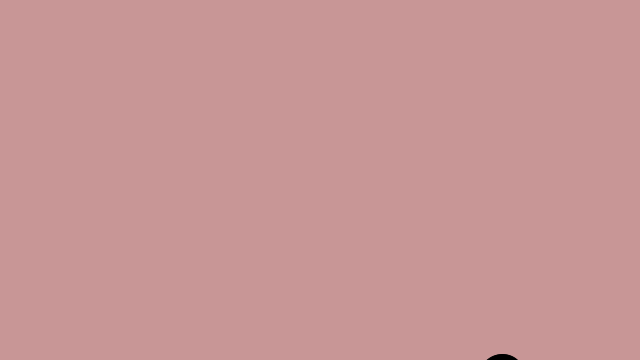
Frame 1 (no input)
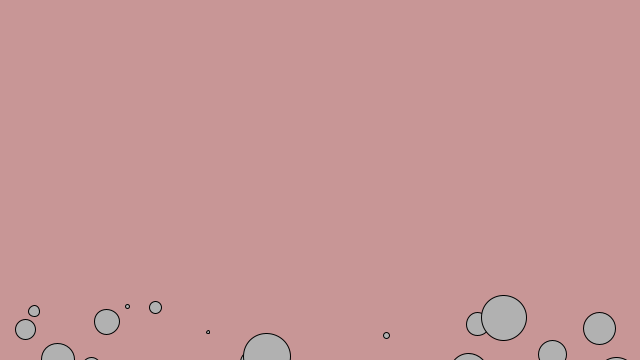
Frame 60 (the mouse pressed at the canvas centre just before this capture)
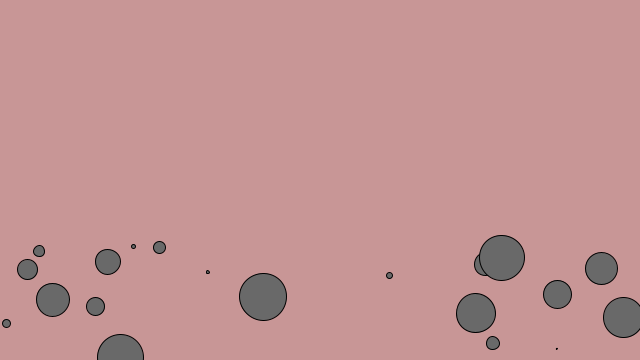
Frame 120 (the mouse held since frame 60 and released just before this capture)

The Processing sketch that drew these frames (run headless with seeded random() and noise(); from frame 60 on, the mouse is pressed at the canvas centre):

// Processing sketch: Array_of_objects
// ── Array_of_objects.pde

//an array of bubbles  = size of 10
Bubble[] bubbles = new Bubble[50];

void setup ()
{
  size(640,360);
  
  //these are called the constructor
  bubbles[0] = new Bubble(64);
  for (int i = 0; i < bubbles.length ; i++)
  {
  //making each bubble (the size of i)
  bubbles[i] = new Bubble(i);
  }
  
}

void draw ()
{
  background(200,150,150);
  
  for (int i = 0; i < bubbles.length ; i++)
  {
  
  bubbles[i].ascend();
  bubbles[i].display();
  bubbles[i].top();
  bubbles[i].changeColor();
  }
  
}


void mousePressed()
{
  
  
  for (int i = 0; i < bubbles.length ; i++)
  {
  //making each bubble change colour
  bubbles[i].changeColor();
  }

}
// ── Bubble.pde

class Bubble 
{
  float x ;
  float y ;
  float diameter;
  int colour = 0;
  
  Bubble(float tempD)
  {
      x = random(0,640);
      y = random(361,700);
      diameter = tempD;
  }
  
  
  
  void ascend()
  {
    y--;
    x = x + random(-1,1);
  }
  
  
  void display()
{
  stroke(0);
  fill(colour);
  ellipse(x,y,diameter,diameter);
}

void top()
{
  if(y < diameter/2)
  {
    y = random(361,700);
  }
}


void changeColor()
{
  if (colour >= 250 )
   {
    colour = 0; 
   }
   else 
   {
  colour = colour + 3 ;
   }
  
}

}
